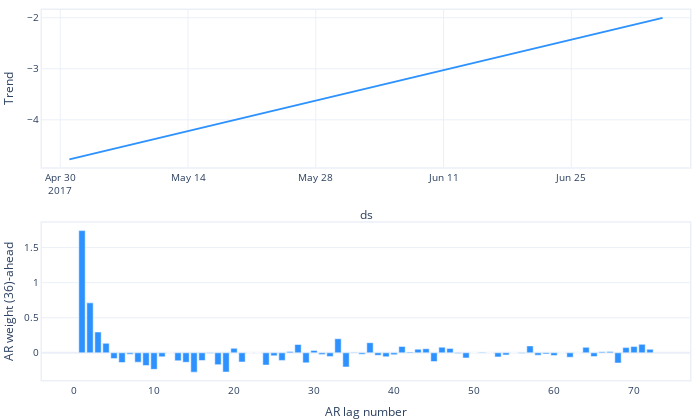

The notebook cell saved with this chart:
### Code cell
m = m.highlight_nth_step_ahead_of_each_forecast(36)
fig_param = m.plot_parameters()
fig_param = m.plot_parameters(plotting_backend="plotly").show()

### Figure 1 — Plotly figure (JSON) as saved in the notebook; plotly's stock layout.template omitted (floating-point values rounded to 4 significant figures)
{"data": [{"fill": "none", "line": {"color": "#2d92ff", "width": 2}, "mode": "lines", "name": "Trend", "type": "scatter", "x": ["2017-05-01T00:00:00", "2017-07-05T00:00:00"], "xaxis": "x", "y": [-4.775, -2.003], "yaxis": "y"}, {"marker": {"color": "#2d92ff"}, "name": "AR", "type": "bar", "width": 0.8, "x": [72, 71, 70, 69, 68, 67, 66, 65, 64, 63, 62, 61, 60, 59, 58, 57, 56, 55, 54, 53, 52, 51, 50, 49, 48, 47, 46, 45, 44, 43, 42, 41, 40, 39, 38, 37, 36, 35, 34, 33, 32, 31, 30, 29, 28, 27, 26, 25, 24, 23, 22, 21, 20, 19, 18, 17, 16, 15, 14, 13, 12, 11, 10, 9, 8, 7, 6, 5, 4, 3, 2, 1], "xaxis": "x2", "y": [0.05068, 0.1204, 0.08893, 0.07422, -0.1456, 0.01957, 0.01595, -0.05379, 0.07767, -1.799e-05, -0.06294, -1.819e-05, -0.03794, -0.01672, -0.03349, 0.09822, -0.006383, -1.796e-05, -0.03048, -0.05797, -1.461e-05, 0.007683, 0.002125, -0.07248, -0.01038, 0.06317, 0.07984, -0.1245, 0.05856, 0.05139, 0.01278, 0.09019, -0.02636, -0.05609, -0.03589, 0.1442, -0.02025, 0.007292, -0.2013, 0.2008, -0.05131, -0.02252, 0.03417, -0.1434, 0.1187, 0.01918, -0.1083, -0.04287, -0.1746, -4.724e-05, -5.037e-05, -0.1304, 0.06382, -0.2741, -0.1688, -0.005326, -0.1098, -0.2755, -0.1348, -0.1135, -8.7e-05, -0.05718, -0.2361, -0.1803, -0.1333, -0.01934, -0.1392, -0.08248, 0.1354, 0.2967, 0.7122, 1.742], "yaxis": "y2"}], "layout": {"autosize": true, "font": {"size": 10}, "height": 420, "margin": {"b": 0, "l": 0, "pad": 0, "r": 10, "t": 10}, "showlegend": false, "title": {"font": {"size": 12}}, "width": 700, "xaxis": {"anchor": "y", "domain": [0, 1], "linewidth": 1.5, "mirror": true, "range": ["2017-04-28T00:00:00", "2017-07-08T00:00:00"], "showline": true, "title": {"text": "ds"}, "type": "date"}, "xaxis2": {"anchor": "y2", "domain": [0, 1], "linewidth": 1.5, "mirror": true, "range": [-4, 77], "showline": true, "title": {"text": "AR lag number"}}, "yaxis": {"anchor": "x", "domain": [0.575, 1], "linewidth": 1.5, "mirror": true, "rangemode": "normal", "showline": true, "title": {"text": "Trend"}}, "yaxis2": {"anchor": "x2", "domain": [0, 0.425], "linewidth": 1.5, "mirror": true, "rangemode": "normal", "showline": true, "title": {"text": "AR weight (36)-ahead"}}}}
